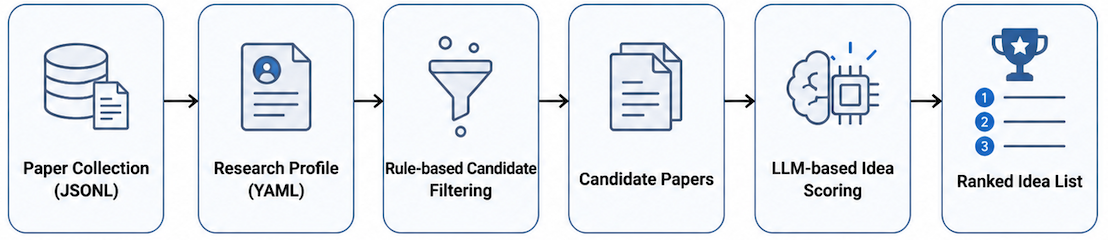
#> input picture assets/pipeline_overview.png, 1108 x 240 px
$ python -i asset_figures.py   (imports and definitions only)
#> lines starting #> are read from the running program, lines starting #| are printed output that depends on the picture
from __future__ import annotations

import hashlib
import re
import subprocess
import urllib.request
from pathlib import Path
from typing import Any, Dict, Iterable

from .io_utils import clean_text


DEFAULT_FIGURE_TERMS = [
    "figure",
    "fig.",
    "overview",
    "framework",
    "architecture",
    "method",
    "pipeline",
    "posterior",
    "flow",
    "jacobian",
    "algorithm",
    "model",
]


def slugify(value: str, fallback: str = "asset") -> str:
    text = re.sub(r"[^a-z0-9]+", "-", value.lower()).strip("-")
    return text[:80] or fallback


# [177 lines left out: functions source_pdf, query_terms_for_asset, best_figure_page, page_visual_score, best_visual_figure_page, store_relative_path and 3 more, not called in this run]


def crop_main_figure_from_page(page_image: Path, output_path: Path) -> Path | None:
#> called with page_image = '../assets/pipeline_overview.png', output_path = 'out.png'
    try:
        from PIL import Image
    except Exception:
        return None
    try:
        with Image.open(page_image).convert("RGB") as img:
            width, height = img.size
#> width = 1108; height = 240
            if width < 40 or height < 40:
                return None
            gray = img.convert("L")
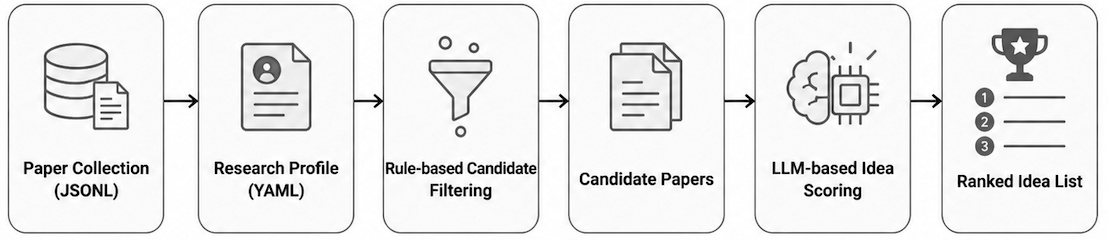
#> gray: PIL image 1108x240 L; min 0, max 255, mean 234.3
            scale = min(1.0, 460.0 / max(width, height))
#> scale = 0.415
            small_size = (max(1, int(width * scale)), max(1, int(height * scale)))
#> small_size = (460, 99)
            small = gray.resize(small_size)
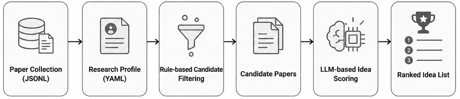
#> small: PIL image 460x99 L; min 0, max 255, mean 234.3
            pixels = small.load()
            sw, sh = small.size
#> sw = 460; sh = 99
            visited: set[tuple[int, int]] = set()
            components: list[tuple[float, int, int, int, int]] = []
            min_area = max(24, int(sw * sh * 0.002))
#> min_area = 91

            for y in range(sh):
                for x in range(sw):
                    if (x, y) in visited or pixels[x, y] >= 246:
                        continue
                    stack = [(x, y)]
                    visited.add((x, y))
                    min_x = max_x = x
                    min_y = max_y = y
                    count = 0
                    while stack:
                        cx, cy = stack.pop()
                        count += 1
                        min_x = min(min_x, cx)
                        max_x = max(max_x, cx)
                        min_y = min(min_y, cy)
                        max_y = max(max_y, cy)
                        for nx in (cx - 1, cx, cx + 1):
                            for ny in (cy - 1, cy, cy + 1):
                                if nx < 0 or ny < 0 or nx >= sw or ny >= sh or (nx, ny) in visited:
                                    continue
                                if pixels[nx, ny] >= 246:
                                    continue
                                visited.add((nx, ny))
                                stack.append((nx, ny))
                    box_w = max_x - min_x + 1
                    box_h = max_y - min_y + 1
                    if count < min_area or box_w < sw * 0.08 or box_h < sh * 0.03:
                        continue
                    center_y = (min_y + max_y) / 2
                    if center_y > sh * 0.72:
                        continue
                    components.append((count * box_w * box_h, min_x, min_y, max_x, max_y))

            if not components:
                return None
            components.sort(reverse=True)
            _, min_x, min_y, max_x, max_y = components[0]
#> min_x = 3; min_y = 1; max_x = 456; max_y = 96
            margin = max(8, int(min(sw, sh) * 0.025))
#> margin = 8
            crop = (
                max(0, int((min_x - margin) / scale)),
                max(0, int((min_y - margin) / scale)),
                min(width, int((max_x + margin) / scale)),
                min(height, int((max_y + margin) / scale)),
            )
#> crop = (0, 0, 1108, 240)
            crop_w = crop[2] - crop[0]
            crop_h = crop[3] - crop[1]
            if crop_w < width * 0.22 or crop_h < height * 0.08:
                return None
            if crop_w > width * 0.92 and crop_h > height * 0.82:
                return None
            output_path.parent.mkdir(parents=True, exist_ok=True)
            img.crop(crop).save(output_path)
            return output_path
    except Exception:
        return None


# [77 lines left out: functions select_important_figure, attach_important_figure, not called in this run]

>>> result = crop_main_figure_from_page('../assets/pipeline_overview.png', 'out.png')
